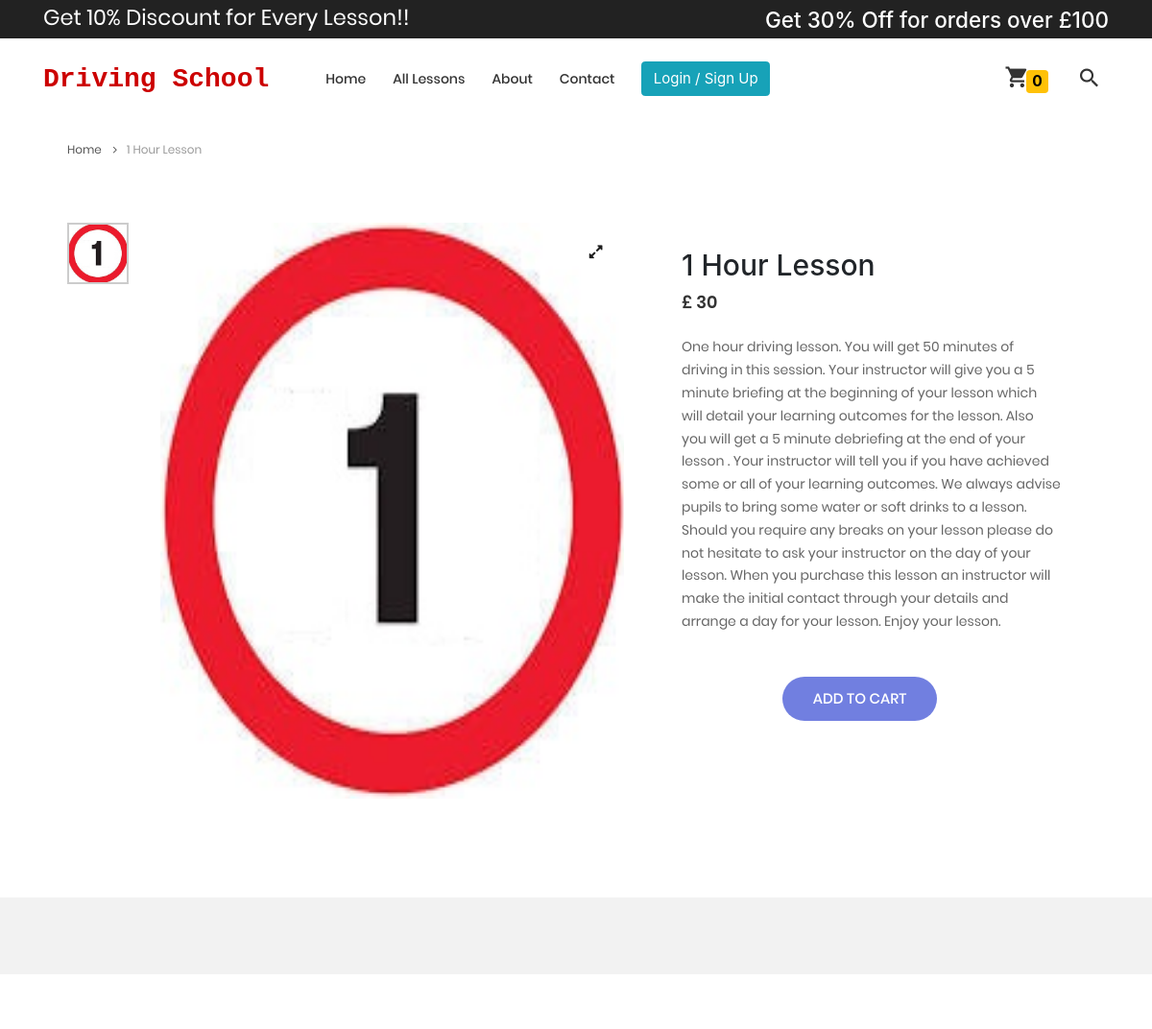
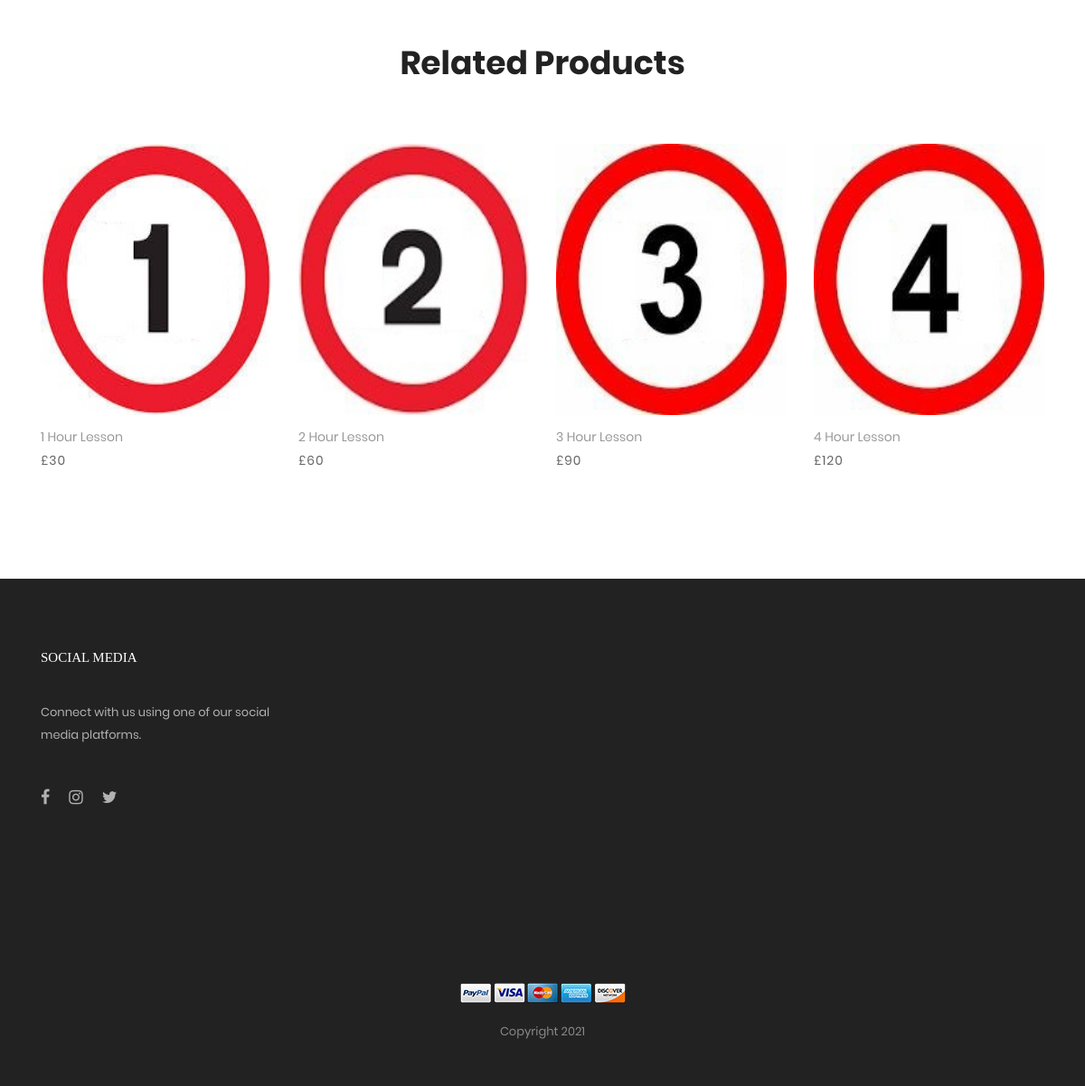
The page /product_detail/1 on the database its author committed (2 pictures, top to bottom).
### home/models.py (models this page shows, shortened)
class products(models.Model):
    class Meta:
        verbose_name_plural = 'Products'
    product_name = models.CharField(max_length=2000)
    category = models.ForeignKey(Categories, on_delete=models.CASCADE)
    Intructor = models.ForeignKey(
        instructor_information,
        on_delete=models.CASCADE,
        null=True, blank=True
    )
    product_price = models.CharField(max_length=2000)
    image = models.ImageField(upload_to='uploads/product_image')
    image2 = models.ImageField(
        upload_to='uploads/product_image', null=True, blank=True, default='')
    image3 = models.ImageField(
        upload_to='uploads/product_image', null=True, blank=True, default='')
    image4 = models.ImageField(
        upload_to='uploads/product_image', null=True, blank=True, default='')
    image5 = models.ImageField(
        upload_to='uploads/product_image', null=True, blank=True, default='')
    description = models.TextField()

### home/views.py (the view)
# urls.py: path('product_detail/<int:pk>', views.product_detail, name='product_detail'),  # Product details
def product_detail(request, pk):
    get_product = products.objects.get(id=pk)
    cat_pro = get_product.category
    all_pro_cat = products.objects.filter(category=cat_pro)
    context2 = {'get_product': get_product, 'all_pro_cat': all_pro_cat}
    return render(request, 'product-detail.html', context2)

### templates/product-detail.html (shortened to what this page needs)
{% extends 'base.html' %}
{% load static %}
{% block body %}
<head>
</head>
<body class="animsition">
	<div class="container">
		<div class="bread-crumb flex-w p-l-25 p-r-15 p-t-30 p-lr-0-lg">
			<a href="{% url 'index' %}" class="stext-109 cl8 hov-cl1 trans-04">
				Home
				<i class="fa fa-angle-right m-l-9 m-r-10" aria-hidden="true"></i>
			</a>
			<span class="stext-109 cl4">
				{{get_product.product_name}}
			</span>
		</div>
	</div>
	<section class="sec-product-detail bg0 p-t-65 p-b-60">
		<div class="container">
			<div class="row">
				<div class="col-md-6 col-lg-7 p-b-30">
					<div class="p-l-25 p-r-30 p-lr-0-lg">
						<div class="wrap-slick3 flex-sb flex-w">
							<div class="wrap-slick3-dots"></div>
							<div class="slick3 gallery-lb">
								<div class="item-slick3" data-thumb="/media/{{get_product.image}}">
									<div class="wrap-pic-w pos-relative">
										<img src="/media/{{get_product.image}}" alt="IMG-PRODUCT" height="600">
										<a class="flex-c-m size-108 how-pos1 bor0 fs-16 cl10 bg0 hov-btn3 trans-04"
											href="/media/{{get_product.image}}">
											<i class="fa fa-expand"></i>
										</a>
									</div>
								</div>
							</div>
						</div>
					</div>
				</div>
				<div class="col-md-6 col-lg-5 p-b-30">
					<div class="p-r-50 p-t-5 p-lr-0-lg">
						<h4 class="mtext-105 cl2 js-name-detail p-b-14">
							<h2 id="nameproduct{{get_product.id}}">{{get_product.product_name}}</h2>
						</h4>
						<span class="mtext-106 cl2">
							£<span id="priceproduct{{get_product.id}}">
								{{get_product.product_price}}
							</span>
						</span>
						<p class="stext-102 cl3 p-t-23">
							{{get_product.description}}
						</p>
						<div class="flex-w flex-r-m p-b-10 mt-5">
							<div class="size-204 flex-w flex-m respon6-next" id="changecolorproduct{{get_product.id}}">
								<button
									class="flex-c-m stext-101 cl0 size-101 bg1 bor1 hov-btn1 p-lr-15 trans-04 divproduct">
									<span id="divproduct{{get_product.id}}" class="">
										<a id="product{{get_product.id}}" class="btn_1 product_cart">Add to cart</a>
									</span>
								</button>
							</div>
						</div>
					</div>
				</div>
			</div>
		</div>
		<div class="bg6 flex-c-m flex-w size-302 m-t-73 p-tb-15">
		</div>
	</section>
	<section class="sec-relate-product bg0 p-t-45 p-b-105">
		<div class="container">
			<div class="p-b-45">
				<h3 class="ltext-106 cl5 txt-center">
					Related Products
				</h3>
			</div>
			<div class="wrap-slick2">
				<div class="slick2">
					{% for i in all_pro_cat %}
					<div class="item-slick2 p-l-15 p-r-15 p-t-15 p-b-15">
						<div class="block2">
							<div class="block2-pic hov-img0">
								<img src="/media/{{i.image}}" alt="IMG-PRODUCT" height="300">
							</div>
							<div class="block2-txt flex-w flex-t p-t-14">
								<div class="block2-txt-child1 flex-col-l ">
									<a href="product-detail.html"
										class="stext-104 cl4 hov-cl1 trans-04 js-name-b2 p-b-6">
										{{i.product_name}}
									</a>
									<span class="stext-105 cl3">
										£{{i.product_price}}
									</span>
								</div>
							</div>
						</div>
					</div>
					{% endfor %}
				</div>
			</div>
		</div>
	</section>
</body>
{% endblock %}

### static/webapp1/css/main.css (style rules this page uses)
.container { max-width: 1380px; }
@media (max-width: 1600px) { .container { max-width: 1200px; } }
.slick-slide { outline: none !important; }
.wrap-slick2 { position: relative; margin-right: -15px; margin-left: -15px; }
.wrap-slick3 { position: relative; }
.wrap-slick3-dots { width: 11.111111%; }
.slick3 { width: 83.333333%; }
.block2-pic { position: relative; }
.block2-txt-child1 { width: calc(100% - 30px); }
.cl0 { color: #fff; }
.cl2 { color: #333; }
.cl3 { color: #666; }
.cl4 { color: #999; }
.cl5 { color: #222; }
.cl8 { color: #555; }
.cl10 { color: #1d1d1d; }
.stext-101 { font-family: Poppins-Medium; font-size: 15px; line-height: 1.466667; text-transform: uppercase; }
.stext-102 { font-family: Poppins-Regular; font-size: 14px; line-height: 1.7; }
.stext-104 { font-family: Poppins-Regular; font-size: 14px; line-height: 1.466667; }
.stext-105 { font-family: Poppins-Regular; font-size: 14px; line-height: 1.466667; letter-spacing: 1px; }
.stext-109 { font-family: Poppins-Regular; font-size: 12px; line-height: 1.833333; }
.mtext-105 { font-family: Poppins-Regular; font-size: 24px; line-height: 1.5; }
.mtext-106 { font-family: Poppins-SemiBold; font-size: 18px; line-height: 1.388888; }
.ltext-106 { font-family: Poppins-Bold; font-size: 36px; line-height: 1.2; }
.size-101 { min-width: 161px; height: 46px; }
.size-108 { width: 40px; height: 40px; }
.size-204 { width: calc(100% - 105px); }
.size-302 { min-height: 80px; }
.bg0 { background-color: #fff; }
.bg1 { background-color: #717fe0; }
.bg6 { background-color: #f2f2f2; }
.bor0 { border-radius: 50%; }
.bor1 { border-radius: 23px; }
.how-pos1 { position: absolute; top: 10px; right: 10px; }
.hov-img0 { display: block; overflow: hidden; }
.hov-img0 img { width: 100%; -webkit-transition: transform 0.9s ease; -o-transition: transform 0.9s ease; -moz-transition: transform 0.9s ease; transition: transform 0.9s ease; }

### rows shown on the page
products: product_name "1 Hour Lesson", image (picture), product_price "30", description "One hour driving lesson. You will get 50 minutes of driving in this session. Your instructor will give you a 5 minute briefing at the beginning of your lesson which will detail your learning outcomes for the lesson. Also you will get a 5 minute debriefing at the end of your lesson . Your instructor will tell you if you have achieved some or all of your learning outcomes. We always advise pupils to bring some water or soft drinks to a lesson. Should you require any breaks on your lesson please do not hesitate to ask your instructor on the day of your lesson. When you purchase this lesson an instructor will make the initial contact through your details and arrange a day for your lesson. Enjoy…"
products: image (picture), product_name "2 Hour Lesson", product_price "60"
products: image (picture), product_name "3 Hour Lesson", product_price "90"
products: image (picture), product_name "4 Hour Lesson", product_price "120"
